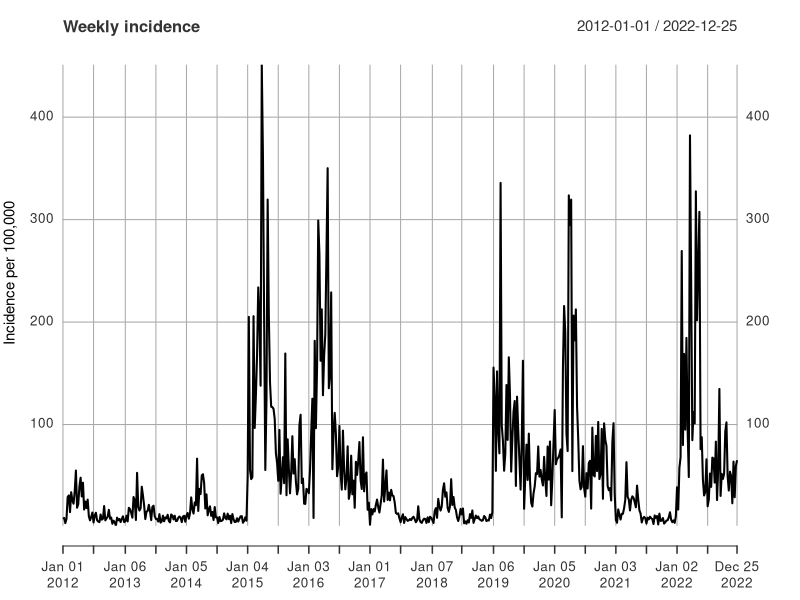
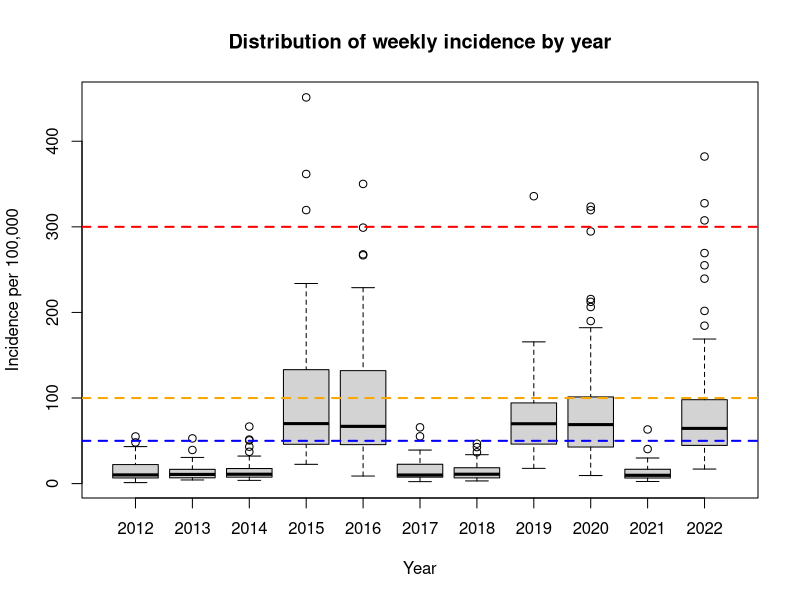
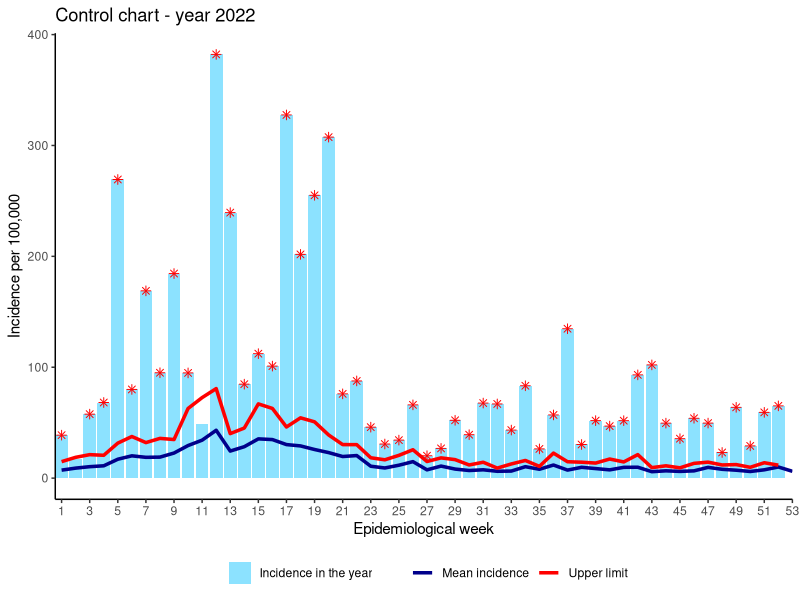

These figures' R source, in order:
# =============================================================================
# PROJECT 12 - Epidemiological Surveillance: Control Chart (Endemic Channel)
# =============================================================================
#
# DESCRIPTION
# Building a control chart to detect epidemics from the weekly incidence
# series of a disease (e.g., arboviruses), using non-epidemic years as the
# reference for the expected pattern (mean ± 2 standard deviations per
# epidemiological week). Also shows how to build the series from individual
# notifications (e.g., SINAN data) and how to query a public surveillance API.
#
# WHAT WAS DONE
#  - Building the query URL for the public InfoDengue API (optional)
#  - Weekly time series (xts) and boxplots by year to identify epidemic years
#  - Endemic channel per epidemiological week
#  - Overlay of the current-year incidence and flagging of weeks above the
#    upper limit
#  - Aggregation of individual notifications into epidemiological weeks and
#    incidence per 100,000 inhabitants
#
# TECHNIQUES / PACKAGES: tidyverse, lubridate, xts, ggplot2
# NOTE: simulated data; variable and object names anonymized.
# =============================================================================

library(tidyverse)
library(lubridate)

set.seed(2357)

# -----------------------------------------------------------------------------
# 1. (Optional) query the public InfoDengue API
# -----------------------------------------------------------------------------
build_url <- function(geocode, disease = "dengue", yr_start = 2012, yr_end = 2022) {
  paste0("https://info.dengue.mat.br/api/alertcity?",
         "geocode=", geocode, "&disease=", disease, "&format=csv",
         "&ew_start=1&ew_end=53&ey_start=", yr_start, "&ey_end=", yr_end)
}
# api_series <- readr::read_csv(build_url(geocode = 0000000))  # IBGE city code

# -----------------------------------------------------------------------------
# 2. Simulated weekly series (epidemic years: 2015, 2016, 2019, 2020, 2022)
# -----------------------------------------------------------------------------
epi_years <- c(2015, 2016, 2019, 2020, 2022)

wk_series <- tibble(wk_start = seq(as.Date("2012-01-01"), as.Date("2022-12-31"), by = "week")) |>
  mutate(
    yr       = year(wk_start),
    ew       = epiweek(wk_start),
    base_s   = 8 + 25 * exp(-((ew - 14)^2) / 60),                 # seasonality
    factor_e = if_else(yr %in% epi_years, runif(n(), 4, 9), 1),
    inc_100k = rgamma(n(), shape = 5, rate = 5 / (base_s * factor_e))
  )

if (requireNamespace("xts", quietly = TRUE)) {
  ts_inc <- xts::xts(wk_series$inc_100k, order.by = wk_series$wk_start)
  plot(ts_inc, main = "Weekly incidence", ylab = "Incidence per 100,000")
}

# Boxplot by year to identify atypical years
boxplot(inc_100k ~ yr, data = wk_series,
        xlab = "Year", ylab = "Incidence per 100,000",
        main = "Distribution of weekly incidence by year")
abline(h = c(300, 100, 50), lty = 2, lwd = 2, col = c("red", "orange", "blue"))

# -----------------------------------------------------------------------------
# 3. Endemic channel using non-epidemic years
# -----------------------------------------------------------------------------
ref_years <- setdiff(2012:2021, epi_years)

endemic_ch <- wk_series |>
  filter(yr %in% ref_years) |>
  group_by(ew) |>
  summarise(
    n_years = n(),
    mean_i  = mean(inc_100k, na.rm = TRUE),
    sd_i    = sd(inc_100k, na.rm = TRUE),
    upper   = mean_i + 2 * sd_i,
    lower   = pmax(mean_i - 2 * sd_i, 0),
    .groups = "drop"
  )

target_yr <- wk_series |>
  filter(yr == 2022) |>
  left_join(endemic_ch, by = "ew") |>
  mutate(alert = inc_100k > upper)

# weeks in an epidemic situation
target_yr |> filter(alert) |> select(ew, inc_100k, upper)

ggplot(endemic_ch, aes(x = ew)) +
  geom_col(data = target_yr, aes(y = inc_100k, fill = "Incidence in the year"), alpha = 0.45) +
  geom_line(aes(y = mean_i, color = "Mean incidence"), linewidth = 1.2) +
  geom_line(aes(y = upper,  color = "Upper limit"),    linewidth = 1.2) +
  geom_point(data = filter(target_yr, alert), aes(y = inc_100k),
             shape = 8, color = "red", size = 2) +
  scale_x_continuous(breaks = seq(1, 53, 2), expand = c(0, 0)) +
  scale_color_manual(name = "", values = c("Mean incidence" = "darkblue",
                                           "Upper limit" = "red")) +
  scale_fill_manual(name = "", values = c("Incidence in the year" = "deepskyblue")) +
  labs(x = "Epidemiological week", y = "Incidence per 100,000",
       title = "Control chart - year 2022") +
  theme_classic() +
  theme(legend.position = "bottom")

# -----------------------------------------------------------------------------
# 4. Building the series from individual notifications
# -----------------------------------------------------------------------------
notif_ind <- tibble(dt_notif = as.Date("2016-01-01") + sample(0:2900, 6000, TRUE))
pop_year  <- tibble(iso_yr = 2016:2023,
                    pop_ref = round(seq(1.9e6, 2.2e6, length.out = 8)))

ind_series <- notif_ind |>
  mutate(iso_yr = isoyear(dt_notif), ew = epiweek(dt_notif)) |>
  group_by(iso_yr, ew) |>
  summarise(wk_start = min(dt_notif), cases = n(), .groups = "drop") |>
  left_join(pop_year, by = "iso_yr") |>
  mutate(inc_100k = cases / pop_ref * 1e5) |>
  arrange(iso_yr, ew)

head(ind_series)
